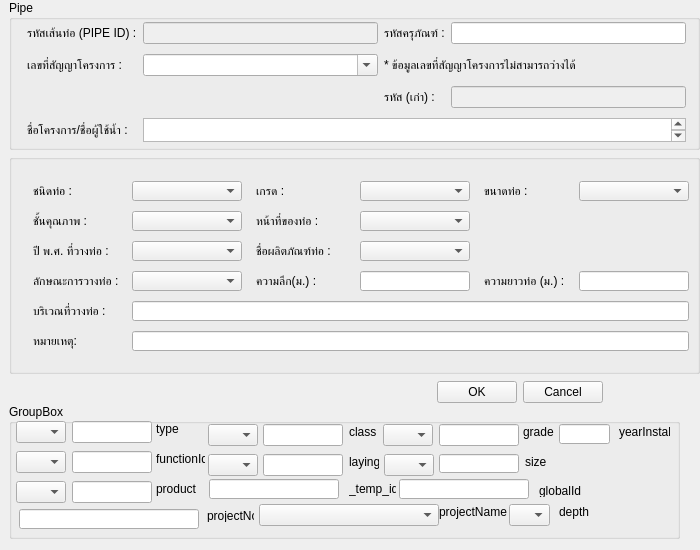
<?xml version="1.0" encoding="UTF-8"?>
<ui version="4.0">
 <class>Form</class>
 <widget class="QWidget" name="Form">
  <property name="geometry">
   <rect>
    <x>0</x>
    <y>0</y>
    <width>700</width>
    <height>550</height>
   </rect>
  </property>
  <property name="minimumSize">
   <size>
    <width>700</width>
    <height>450</height>
   </size>
  </property>
  <property name="maximumSize">
   <size>
    <width>700</width>
    <height>550</height>
   </size>
  </property>
  <property name="windowTitle">
   <string>Form</string>
  </property>
  <widget class="QGroupBox" name="groupBox">
   <property name="geometry">
    <rect>
     <x>9</x>
     <y>404</y>
     <width>671</width>
     <height>135</height>
    </rect>
   </property>
   <property name="minimumSize">
    <size>
     <width>0</width>
     <height>135</height>
    </size>
   </property>
   <property name="maximumSize">
    <size>
     <width>16777215</width>
     <height>135</height>
    </size>
   </property>
   <property name="title">
    <string>GroupBox</string>
   </property>
   <widget class="QComboBox" name="type_id">
    <property name="geometry">
     <rect>
      <x>7</x>
      <y>17</y>
      <width>50</width>
      <height>22</height>
     </rect>
    </property>
    <property name="minimumSize">
     <size>
      <width>50</width>
      <height>0</height>
     </size>
    </property>
    <property name="maximumSize">
     <size>
      <width>50</width>
      <height>16777215</height>
     </size>
    </property>
   </widget>
   <widget class="QComboBox" name="grade_id">
    <property name="geometry">
     <rect>
      <x>374</x>
      <y>20</y>
      <width>50</width>
      <height>22</height>
     </rect>
    </property>
    <property name="minimumSize">
     <size>
      <width>50</width>
      <height>0</height>
     </size>
    </property>
    <property name="maximumSize">
     <size>
      <width>50</width>
      <height>16777215</height>
     </size>
    </property>
   </widget>
   <widget class="QComboBox" name="class_id">
    <property name="geometry">
     <rect>
      <x>199</x>
      <y>20</y>
      <width>50</width>
      <height>22</height>
     </rect>
    </property>
    <property name="maximumSize">
     <size>
      <width>50</width>
      <height>16777215</height>
     </size>
    </property>
   </widget>
   <widget class="QComboBox" name="function_id">
    <property name="geometry">
     <rect>
      <x>7</x>
      <y>47</y>
      <width>50</width>
      <height>22</height>
     </rect>
    </property>
    <property name="minimumSize">
     <size>
      <width>50</width>
      <height>0</height>
     </size>
    </property>
    <property name="maximumSize">
     <size>
      <width>50</width>
      <height>16777215</height>
     </size>
    </property>
   </widget>
   <widget class="QComboBox" name="laying_id">
    <property name="geometry">
     <rect>
      <x>199</x>
      <y>50</y>
      <width>50</width>
      <height>22</height>
     </rect>
    </property>
    <property name="maximumSize">
     <size>
      <width>50</width>
      <height>16777215</height>
     </size>
    </property>
   </widget>
   <widget class="QComboBox" name="product_id">
    <property name="geometry">
     <rect>
      <x>7</x>
      <y>77</y>
      <width>50</width>
      <height>22</height>
     </rect>
    </property>
    <property name="minimumSize">
     <size>
      <width>50</width>
      <height>0</height>
     </size>
    </property>
    <property name="maximumSize">
     <size>
      <width>50</width>
      <height>16777215</height>
     </size>
    </property>
   </widget>
   <widget class="QLineEdit" name="typeId">
    <property name="geometry">
     <rect>
      <x>63</x>
      <y>17</y>
      <width>80</width>
      <height>22</height>
     </rect>
    </property>
    <property name="minimumSize">
     <size>
      <width>80</width>
      <height>0</height>
     </size>
    </property>
    <property name="maximumSize">
     <size>
      <width>80</width>
      <height>16777215</height>
     </size>
    </property>
   </widget>
   <widget class="QLineEdit" name="gradeId">
    <property name="geometry">
     <rect>
      <x>430</x>
      <y>20</y>
      <width>80</width>
      <height>22</height>
     </rect>
    </property>
    <property name="minimumSize">
     <size>
      <width>80</width>
      <height>0</height>
     </size>
    </property>
    <property name="maximumSize">
     <size>
      <width>80</width>
      <height>16777215</height>
     </size>
    </property>
   </widget>
   <widget class="QLineEdit" name="classId">
    <property name="geometry">
     <rect>
      <x>254</x>
      <y>20</y>
      <width>80</width>
      <height>22</height>
     </rect>
    </property>
    <property name="minimumSize">
     <size>
      <width>80</width>
      <height>0</height>
     </size>
    </property>
    <property name="maximumSize">
     <size>
      <width>80</width>
      <height>16777215</height>
     </size>
    </property>
   </widget>
   <widget class="QLineEdit" name="functionId">
    <property name="geometry">
     <rect>
      <x>63</x>
      <y>47</y>
      <width>80</width>
      <height>22</height>
     </rect>
    </property>
    <property name="minimumSize">
     <size>
      <width>80</width>
      <height>0</height>
     </size>
    </property>
    <property name="maximumSize">
     <size>
      <width>80</width>
      <height>16777215</height>
     </size>
    </property>
   </widget>
   <widget class="QLineEdit" name="layingId">
    <property name="geometry">
     <rect>
      <x>254</x>
      <y>50</y>
      <width>80</width>
      <height>22</height>
     </rect>
    </property>
    <property name="minimumSize">
     <size>
      <width>80</width>
      <height>0</height>
     </size>
    </property>
    <property name="maximumSize">
     <size>
      <width>80</width>
      <height>16777215</height>
     </size>
    </property>
   </widget>
   <widget class="QLineEdit" name="productId">
    <property name="geometry">
     <rect>
      <x>63</x>
      <y>77</y>
      <width>80</width>
      <height>22</height>
     </rect>
    </property>
    <property name="minimumSize">
     <size>
      <width>80</width>
      <height>0</height>
     </size>
    </property>
    <property name="maximumSize">
     <size>
      <width>80</width>
      <height>16777215</height>
     </size>
    </property>
   </widget>
   <widget class="QLabel" name="label_16">
    <property name="geometry">
     <rect>
      <x>147</x>
      <y>17</y>
      <width>49</width>
      <height>16</height>
     </rect>
    </property>
    <property name="text">
     <string>type</string>
    </property>
   </widget>
   <widget class="QLabel" name="label_17">
    <property name="geometry">
     <rect>
      <x>514</x>
      <y>20</y>
      <width>31</width>
      <height>16</height>
     </rect>
    </property>
    <property name="text">
     <string>grade</string>
    </property>
   </widget>
   <widget class="QLabel" name="label_18">
    <property name="geometry">
     <rect>
      <x>516</x>
      <y>50</y>
      <width>30</width>
      <height>16</height>
     </rect>
    </property>
    <property name="minimumSize">
     <size>
      <width>30</width>
      <height>0</height>
     </size>
    </property>
    <property name="maximumSize">
     <size>
      <width>30</width>
      <height>16777215</height>
     </size>
    </property>
    <property name="text">
     <string>size</string>
    </property>
   </widget>
   <widget class="QLabel" name="label_19">
    <property name="geometry">
     <rect>
      <x>340</x>
      <y>20</y>
      <width>30</width>
      <height>16</height>
     </rect>
    </property>
    <property name="minimumSize">
     <size>
      <width>30</width>
      <height>0</height>
     </size>
    </property>
    <property name="maximumSize">
     <size>
      <width>30</width>
      <height>16777215</height>
     </size>
    </property>
    <property name="text">
     <string>class</string>
    </property>
   </widget>
   <widget class="QLabel" name="label_20">
    <property name="geometry">
     <rect>
      <x>147</x>
      <y>47</y>
      <width>49</width>
      <height>16</height>
     </rect>
    </property>
    <property name="text">
     <string>functionId</string>
    </property>
   </widget>
   <widget class="QLabel" name="label_21">
    <property name="geometry">
     <rect>
      <x>340</x>
      <y>50</y>
      <width>30</width>
      <height>16</height>
     </rect>
    </property>
    <property name="minimumSize">
     <size>
      <width>30</width>
      <height>0</height>
     </size>
    </property>
    <property name="maximumSize">
     <size>
      <width>30</width>
      <height>16777215</height>
     </size>
    </property>
    <property name="text">
     <string>laying</string>
    </property>
   </widget>
   <widget class="QLabel" name="label_22">
    <property name="geometry">
     <rect>
      <x>147</x>
      <y>77</y>
      <width>49</width>
      <height>16</height>
     </rect>
    </property>
    <property name="text">
     <string>product</string>
    </property>
   </widget>
   <widget class="QLineEdit" name="sizeId">
    <property name="geometry">
     <rect>
      <x>430</x>
      <y>50</y>
      <width>80</width>
      <height>19</height>
     </rect>
    </property>
    <property name="minimumSize">
     <size>
      <width>80</width>
      <height>0</height>
     </size>
    </property>
    <property name="maximumSize">
     <size>
      <width>80</width>
      <height>16777215</height>
     </size>
    </property>
    <property name="baseSize">
     <size>
      <width>75</width>
      <height>0</height>
     </size>
    </property>
    <property name="alignment">
     <set>Qt::AlignRight|Qt::AlignTrailing|Qt::AlignVCenter</set>
    </property>
   </widget>
   <widget class="QComboBox" name="size_Id">
    <property name="geometry">
     <rect>
      <x>375</x>
      <y>50</y>
      <width>50</width>
      <height>22</height>
     </rect>
    </property>
    <property name="maximumSize">
     <size>
      <width>50</width>
      <height>16777215</height>
     </size>
    </property>
   </widget>
   <widget class="QLineEdit" name="_temp_id">
    <property name="geometry">
     <rect>
      <x>200</x>
      <y>75</y>
      <width>130</width>
      <height>20</height>
     </rect>
    </property>
    <property name="minimumSize">
     <size>
      <width>130</width>
      <height>0</height>
     </size>
    </property>
    <property name="maximumSize">
     <size>
      <width>130</width>
      <height>16777215</height>
     </size>
    </property>
   </widget>
   <widget class="QLabel" name="label_7">
    <property name="geometry">
     <rect>
      <x>340</x>
      <y>75</y>
      <width>47</width>
      <height>20</height>
     </rect>
    </property>
    <property name="text">
     <string>_temp_id</string>
    </property>
   </widget>
   <widget class="QLineEdit" name="globalId">
    <property name="geometry">
     <rect>
      <x>390</x>
      <y>75</y>
      <width>130</width>
      <height>20</height>
     </rect>
    </property>
    <property name="minimumSize">
     <size>
      <width>130</width>
      <height>0</height>
     </size>
    </property>
    <property name="maximumSize">
     <size>
      <width>130</width>
      <height>16777215</height>
     </size>
    </property>
   </widget>
   <widget class="QLabel" name="label_26">
    <property name="geometry">
     <rect>
      <x>530</x>
      <y>80</y>
      <width>47</width>
      <height>13</height>
     </rect>
    </property>
    <property name="text">
     <string>globalId</string>
    </property>
   </widget>
   <widget class="QLineEdit" name="projectNo">
    <property name="geometry">
     <rect>
      <x>10</x>
      <y>105</y>
      <width>180</width>
      <height>20</height>
     </rect>
    </property>
    <property name="minimumSize">
     <size>
      <width>150</width>
      <height>0</height>
     </size>
    </property>
    <property name="maximumSize">
     <size>
      <width>180</width>
      <height>16777215</height>
     </size>
    </property>
   </widget>
   <widget class="QLabel" name="label_23">
    <property name="geometry">
     <rect>
      <x>198</x>
      <y>105</y>
      <width>47</width>
      <height>13</height>
     </rect>
    </property>
    <property name="text">
     <string>projectNo</string>
    </property>
   </widget>
   <widget class="QComboBox" name="projectNameCombo">
    <property name="geometry">
     <rect>
      <x>250</x>
      <y>100</y>
      <width>180</width>
      <height>22</height>
     </rect>
    </property>
    <property name="minimumSize">
     <size>
      <width>150</width>
      <height>0</height>
     </size>
    </property>
    <property name="maximumSize">
     <size>
      <width>180</width>
      <height>16777215</height>
     </size>
    </property>
   </widget>
   <widget class="QLabel" name="label_27">
    <property name="geometry">
     <rect>
      <x>430</x>
      <y>100</y>
      <width>71</width>
      <height>16</height>
     </rect>
    </property>
    <property name="text">
     <string>projectName</string>
    </property>
   </widget>
   <widget class="QComboBox" name="depth_combo">
    <property name="geometry">
     <rect>
      <x>500</x>
      <y>100</y>
      <width>41</width>
      <height>22</height>
     </rect>
    </property>
   </widget>
   <widget class="QLabel" name="label_28">
    <property name="geometry">
     <rect>
      <x>550</x>
      <y>100</y>
      <width>30</width>
      <height>16</height>
     </rect>
    </property>
    <property name="minimumSize">
     <size>
      <width>30</width>
      <height>0</height>
     </size>
    </property>
    <property name="maximumSize">
     <size>
      <width>30</width>
      <height>16777215</height>
     </size>
    </property>
    <property name="text">
     <string>depth</string>
    </property>
   </widget>
   <widget class="QLineEdit" name="yearInstall">
    <property name="geometry">
     <rect>
      <x>550</x>
      <y>20</y>
      <width>51</width>
      <height>20</height>
     </rect>
    </property>
   </widget>
   <widget class="QLabel" name="label_30">
    <property name="geometry">
     <rect>
      <x>610</x>
      <y>20</y>
      <width>51</width>
      <height>16</height>
     </rect>
    </property>
    <property name="text">
     <string>yearInstall</string>
    </property>
   </widget>
  </widget>
  <widget class="QGroupBox" name="groupBox_2">
   <property name="geometry">
    <rect>
     <x>9</x>
     <y>154</y>
     <width>691</width>
     <height>220</height>
    </rect>
   </property>
   <property name="minimumSize">
    <size>
     <width>0</width>
     <height>220</height>
    </size>
   </property>
   <property name="maximumSize">
    <size>
     <width>16777215</width>
     <height>180</height>
    </size>
   </property>
   <property name="title">
    <string/>
   </property>
   <widget class="QWidget" name="layoutWidget">
    <property name="geometry">
     <rect>
      <x>10</x>
      <y>21</y>
      <width>687</width>
      <height>182</height>
     </rect>
    </property>
    <layout class="QGridLayout" name="gridLayout_3">
     <property name="leftMargin">
      <number>6</number>
     </property>
     <property name="topMargin">
      <number>6</number>
     </property>
     <property name="rightMargin">
      <number>6</number>
     </property>
     <property name="bottomMargin">
      <number>6</number>
     </property>
     <property name="verticalSpacing">
      <number>10</number>
     </property>
     <item row="0" column="0">
      <widget class="QLabel" name="label_4">
       <property name="minimumSize">
        <size>
         <width>85</width>
         <height>0</height>
        </size>
       </property>
       <property name="maximumSize">
        <size>
         <width>85</width>
         <height>16777215</height>
        </size>
       </property>
       <property name="text">
        <string>ชนิดท่อ :</string>
       </property>
      </widget>
     </item>
     <item row="0" column="1">
      <widget class="QComboBox" name="type_text">
       <property name="maximumSize">
        <size>
         <width>110</width>
         <height>16777215</height>
        </size>
       </property>
       <property name="baseSize">
        <size>
         <width>110</width>
         <height>0</height>
        </size>
       </property>
      </widget>
     </item>
     <item row="0" column="2">
      <widget class="QLabel" name="label_5">
       <property name="minimumSize">
        <size>
         <width>90</width>
         <height>0</height>
        </size>
       </property>
       <property name="maximumSize">
        <size>
         <width>90</width>
         <height>16777215</height>
        </size>
       </property>
       <property name="text">
        <string>เกรด :</string>
       </property>
      </widget>
     </item>
     <item row="0" column="3">
      <widget class="QComboBox" name="grade_text">
       <property name="maximumSize">
        <size>
         <width>110</width>
         <height>16777215</height>
        </size>
       </property>
       <property name="baseSize">
        <size>
         <width>110</width>
         <height>0</height>
        </size>
       </property>
      </widget>
     </item>
     <item row="0" column="4">
      <widget class="QLabel" name="label_6">
       <property name="maximumSize">
        <size>
         <width>50</width>
         <height>16777215</height>
        </size>
       </property>
       <property name="text">
        <string>ขนาดท่อ :</string>
       </property>
      </widget>
     </item>
     <item row="0" column="5">
      <widget class="QComboBox" name="size_text">
       <property name="maximumSize">
        <size>
         <width>110</width>
         <height>16777215</height>
        </size>
       </property>
       <property name="baseSize">
        <size>
         <width>110</width>
         <height>0</height>
        </size>
       </property>
      </widget>
     </item>
     <item row="1" column="0">
      <widget class="QLabel" name="label_8">
       <property name="minimumSize">
        <size>
         <width>85</width>
         <height>0</height>
        </size>
       </property>
       <property name="maximumSize">
        <size>
         <width>85</width>
         <height>16777215</height>
        </size>
       </property>
       <property name="text">
        <string>ชั้นคุณภาพ :</string>
       </property>
      </widget>
     </item>
     <item row="1" column="1">
      <widget class="QComboBox" name="class_text">
       <property name="maximumSize">
        <size>
         <width>110</width>
         <height>16777215</height>
        </size>
       </property>
       <property name="baseSize">
        <size>
         <width>110</width>
         <height>0</height>
        </size>
       </property>
      </widget>
     </item>
     <item row="1" column="2">
      <widget class="QLabel" name="label_9">
       <property name="minimumSize">
        <size>
         <width>90</width>
         <height>0</height>
        </size>
       </property>
       <property name="maximumSize">
        <size>
         <width>90</width>
         <height>16777215</height>
        </size>
       </property>
       <property name="text">
        <string>หน้าที่ของท่อ :</string>
       </property>
      </widget>
     </item>
     <item row="1" column="3">
      <widget class="QComboBox" name="function_text">
       <property name="maximumSize">
        <size>
         <width>110</width>
         <height>16777215</height>
        </size>
       </property>
       <property name="baseSize">
        <size>
         <width>110</width>
         <height>0</height>
        </size>
       </property>
      </widget>
     </item>
     <item row="2" column="0">
      <widget class="QLabel" name="label_12">
       <property name="minimumSize">
        <size>
         <width>85</width>
         <height>0</height>
        </size>
       </property>
       <property name="maximumSize">
        <size>
         <width>85</width>
         <height>16777215</height>
        </size>
       </property>
       <property name="text">
        <string>ปี พ.ศ. ที่วางท่อ :</string>
       </property>
      </widget>
     </item>
     <item row="2" column="2">
      <widget class="QLabel" name="label_11">
       <property name="minimumSize">
        <size>
         <width>90</width>
         <height>0</height>
        </size>
       </property>
       <property name="maximumSize">
        <size>
         <width>90</width>
         <height>16777215</height>
        </size>
       </property>
       <property name="text">
        <string>ชื่อผลิตภัณฑ์ท่อ :</string>
       </property>
      </widget>
     </item>
     <item row="2" column="3">
      <widget class="QComboBox" name="product_text">
       <property name="maximumSize">
        <size>
         <width>110</width>
         <height>16777215</height>
        </size>
       </property>
       <property name="baseSize">
        <size>
         <width>110</width>
         <height>0</height>
        </size>
       </property>
      </widget>
     </item>
     <item row="3" column="0">
      <widget class="QLabel" name="label_10">
       <property name="minimumSize">
        <size>
         <width>85</width>
         <height>0</height>
        </size>
       </property>
       <property name="maximumSize">
        <size>
         <width>85</width>
         <height>16777215</height>
        </size>
       </property>
       <property name="text">
        <string>ลักษณะการวางท่อ :</string>
       </property>
      </widget>
     </item>
     <item row="3" column="1">
      <widget class="QComboBox" name="laying_text">
       <property name="maximumSize">
        <size>
         <width>110</width>
         <height>16777215</height>
        </size>
       </property>
       <property name="baseSize">
        <size>
         <width>110</width>
         <height>0</height>
        </size>
       </property>
      </widget>
     </item>
     <item row="3" column="2">
      <widget class="QLabel" name="label_13">
       <property name="minimumSize">
        <size>
         <width>90</width>
         <height>0</height>
        </size>
       </property>
       <property name="maximumSize">
        <size>
         <width>90</width>
         <height>16777215</height>
        </size>
       </property>
       <property name="text">
        <string>ความลึก(ม.) :</string>
       </property>
      </widget>
     </item>
     <item row="3" column="3">
      <widget class="QLineEdit" name="depth">
       <property name="maximumSize">
        <size>
         <width>110</width>
         <height>16777215</height>
        </size>
       </property>
       <property name="baseSize">
        <size>
         <width>110</width>
         <height>0</height>
        </size>
       </property>
      </widget>
     </item>
     <item row="3" column="4">
      <widget class="QLabel" name="label_14">
       <property name="text">
        <string>ความยาวท่อ (ม.) :</string>
       </property>
      </widget>
     </item>
     <item row="3" column="5">
      <widget class="QLineEdit" name="length">
       <property name="maximumSize">
        <size>
         <width>110</width>
         <height>16777215</height>
        </size>
       </property>
       <property name="baseSize">
        <size>
         <width>110</width>
         <height>0</height>
        </size>
       </property>
      </widget>
     </item>
     <item row="4" column="0">
      <widget class="QLabel" name="label_15">
       <property name="minimumSize">
        <size>
         <width>85</width>
         <height>0</height>
        </size>
       </property>
       <property name="maximumSize">
        <size>
         <width>85</width>
         <height>16777215</height>
        </size>
       </property>
       <property name="text">
        <string>บริเวณที่วางท่อ :</string>
       </property>
      </widget>
     </item>
     <item row="5" column="0">
      <widget class="QLabel" name="label_29">
       <property name="minimumSize">
        <size>
         <width>85</width>
         <height>0</height>
        </size>
       </property>
       <property name="maximumSize">
        <size>
         <width>85</width>
         <height>16777215</height>
        </size>
       </property>
       <property name="text">
        <string>หมายเหตุ:</string>
       </property>
      </widget>
     </item>
     <item row="4" column="1" colspan="5">
      <widget class="QLineEdit" name="locate">
       <property name="inputMethodHints">
        <set>Qt::ImhNone</set>
       </property>
      </widget>
     </item>
     <item row="5" column="1" colspan="5">
      <widget class="QLineEdit" name="remark"/>
     </item>
     <item row="2" column="1">
      <widget class="QComboBox" name="yearInstall_text">
       <property name="enabled">
        <bool>true</bool>
       </property>
      </widget>
     </item>
    </layout>
   </widget>
  </widget>
  <widget class="QGroupBox" name="groupBox_3">
   <property name="geometry">
    <rect>
     <x>9</x>
     <y>0</y>
     <width>691</width>
     <height>150</height>
    </rect>
   </property>
   <property name="maximumSize">
    <size>
     <width>16777215</width>
     <height>150</height>
    </size>
   </property>
   <property name="title">
    <string>Pipe</string>
   </property>
   <widget class="QWidget" name="layoutWidget">
    <property name="geometry">
     <rect>
      <x>12</x>
      <y>16</y>
      <width>671</width>
      <height>132</height>
     </rect>
    </property>
    <layout class="QGridLayout" name="gridLayout">
     <property name="leftMargin">
      <number>6</number>
     </property>
     <property name="topMargin">
      <number>6</number>
     </property>
     <property name="rightMargin">
      <number>6</number>
     </property>
     <property name="bottomMargin">
      <number>6</number>
     </property>
     <property name="verticalSpacing">
      <number>10</number>
     </property>
     <item row="0" column="0">
      <widget class="QLabel" name="label">
       <property name="text">
        <string>รหัสเส้นท่อ (PIPE ID) :</string>
       </property>
      </widget>
     </item>
     <item row="0" column="1">
      <widget class="QLineEdit" name="PIPE_ID">
       <property name="enabled">
        <bool>false</bool>
       </property>
      </widget>
     </item>
     <item row="1" column="0">
      <widget class="QLabel" name="label_2">
       <property name="text">
        <string>เลขที่สัญญาโครงการ :</string>
       </property>
      </widget>
     </item>
     <item row="1" column="1">
      <widget class="QComboBox" name="projectNo_combo">
       <property name="editable">
        <bool>true</bool>
       </property>
      </widget>
     </item>
     <item row="3" column="0">
      <widget class="QLabel" name="label_25">
       <property name="text">
        <string>ชื่อโครงการ/ชื่อผู้ใช้น้ำ :</string>
       </property>
      </widget>
     </item>
     <item row="3" column="1" colspan="3">
      <widget class="QPlainTextEdit" name="projectName">
       <property name="maximumSize">
        <size>
         <width>16777215</width>
         <height>30</height>
        </size>
       </property>
      </widget>
     </item>
     <item row="2" column="2">
      <widget class="QLabel" name="label_pipeId">
       <property name="text">
        <string>รหัส (เก่า) :</string>
       </property>
      </widget>
     </item>
     <item row="2" column="3">
      <widget class="QLineEdit" name="pipeId">
       <property name="enabled">
        <bool>false</bool>
       </property>
      </widget>
     </item>
     <item row="0" column="2">
      <widget class="QLabel" name="label_3">
       <property name="text">
        <string>รหัสครุภัณฑ์ :</string>
       </property>
      </widget>
     </item>
     <item row="1" column="2" colspan="2">
      <widget class="QLabel" name="label_24">
       <property name="text">
        <string>* ข้อมูลเลขที่สัญญาโครงการไม่สามารถว่างได้</string>
       </property>
      </widget>
     </item>
     <item row="0" column="3">
      <widget class="QLineEdit" name="assetCode"/>
     </item>
    </layout>
   </widget>
  </widget>
  <widget class="QWidget" name="layoutWidget">
   <property name="geometry">
    <rect>
     <x>12</x>
     <y>380</y>
     <width>591</width>
     <height>25</height>
    </rect>
   </property>
   <layout class="QGridLayout" name="gridLayout_2">
    <item row="0" column="0">
     <spacer name="horizontalSpacer">
      <property name="orientation">
       <enum>Qt::Horizontal</enum>
      </property>
      <property name="sizeHint" stdset="0">
       <size>
        <width>398</width>
        <height>20</height>
       </size>
      </property>
     </spacer>
    </item>
    <item row="0" column="1">
     <widget class="QPushButton" name="okBtn">
      <property name="text">
       <string>OK</string>
      </property>
     </widget>
    </item>
    <item row="0" column="2">
     <widget class="QPushButton" name="cancelBtn">
      <property name="text">
       <string>Cancel</string>
      </property>
     </widget>
    </item>
   </layout>
  </widget>
 </widget>
 <resources/>
 <connections/>
</ui>
